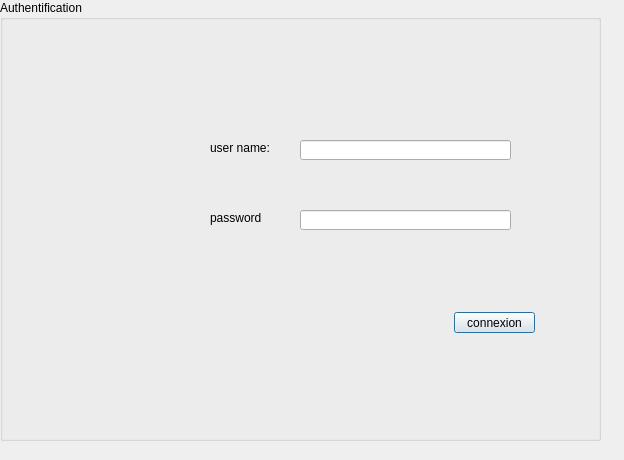
<?xml version="1.0" encoding="UTF-8"?>
<ui version="4.0">
 <class>login</class>
 <widget class="QDialog" name="login">
  <property name="geometry">
   <rect>
    <x>0</x>
    <y>0</y>
    <width>624</width>
    <height>460</height>
   </rect>
  </property>
  <property name="windowTitle">
   <string>Dialog</string>
  </property>
  <widget class="QGroupBox" name="groupBox">
   <property name="geometry">
    <rect>
     <x>0</x>
     <y>0</y>
     <width>601</width>
     <height>441</height>
    </rect>
   </property>
   <property name="title">
    <string>Authentification</string>
   </property>
   <widget class="QLineEdit" name="le_log">
    <property name="geometry">
     <rect>
      <x>300</x>
      <y>140</y>
      <width>211</width>
      <height>20</height>
     </rect>
    </property>
   </widget>
   <widget class="QLineEdit" name="le_mdps">
    <property name="geometry">
     <rect>
      <x>300</x>
      <y>210</y>
      <width>211</width>
      <height>20</height>
     </rect>
    </property>
   </widget>
   <widget class="QPushButton" name="pb_conn">
    <property name="geometry">
     <rect>
      <x>454</x>
      <y>312</y>
      <width>81</width>
      <height>21</height>
     </rect>
    </property>
    <property name="text">
     <string>connexion</string>
    </property>
   </widget>
   <widget class="QLabel" name="label">
    <property name="geometry">
     <rect>
      <x>210</x>
      <y>140</y>
      <width>61</width>
      <height>16</height>
     </rect>
    </property>
    <property name="text">
     <string>user name:</string>
    </property>
   </widget>
   <widget class="QLabel" name="label_2">
    <property name="geometry">
     <rect>
      <x>210</x>
      <y>210</y>
      <width>51</width>
      <height>16</height>
     </rect>
    </property>
    <property name="text">
     <string>password:</string>
    </property>
   </widget>
  </widget>
 </widget>
 <resources/>
 <connections/>
</ui>
